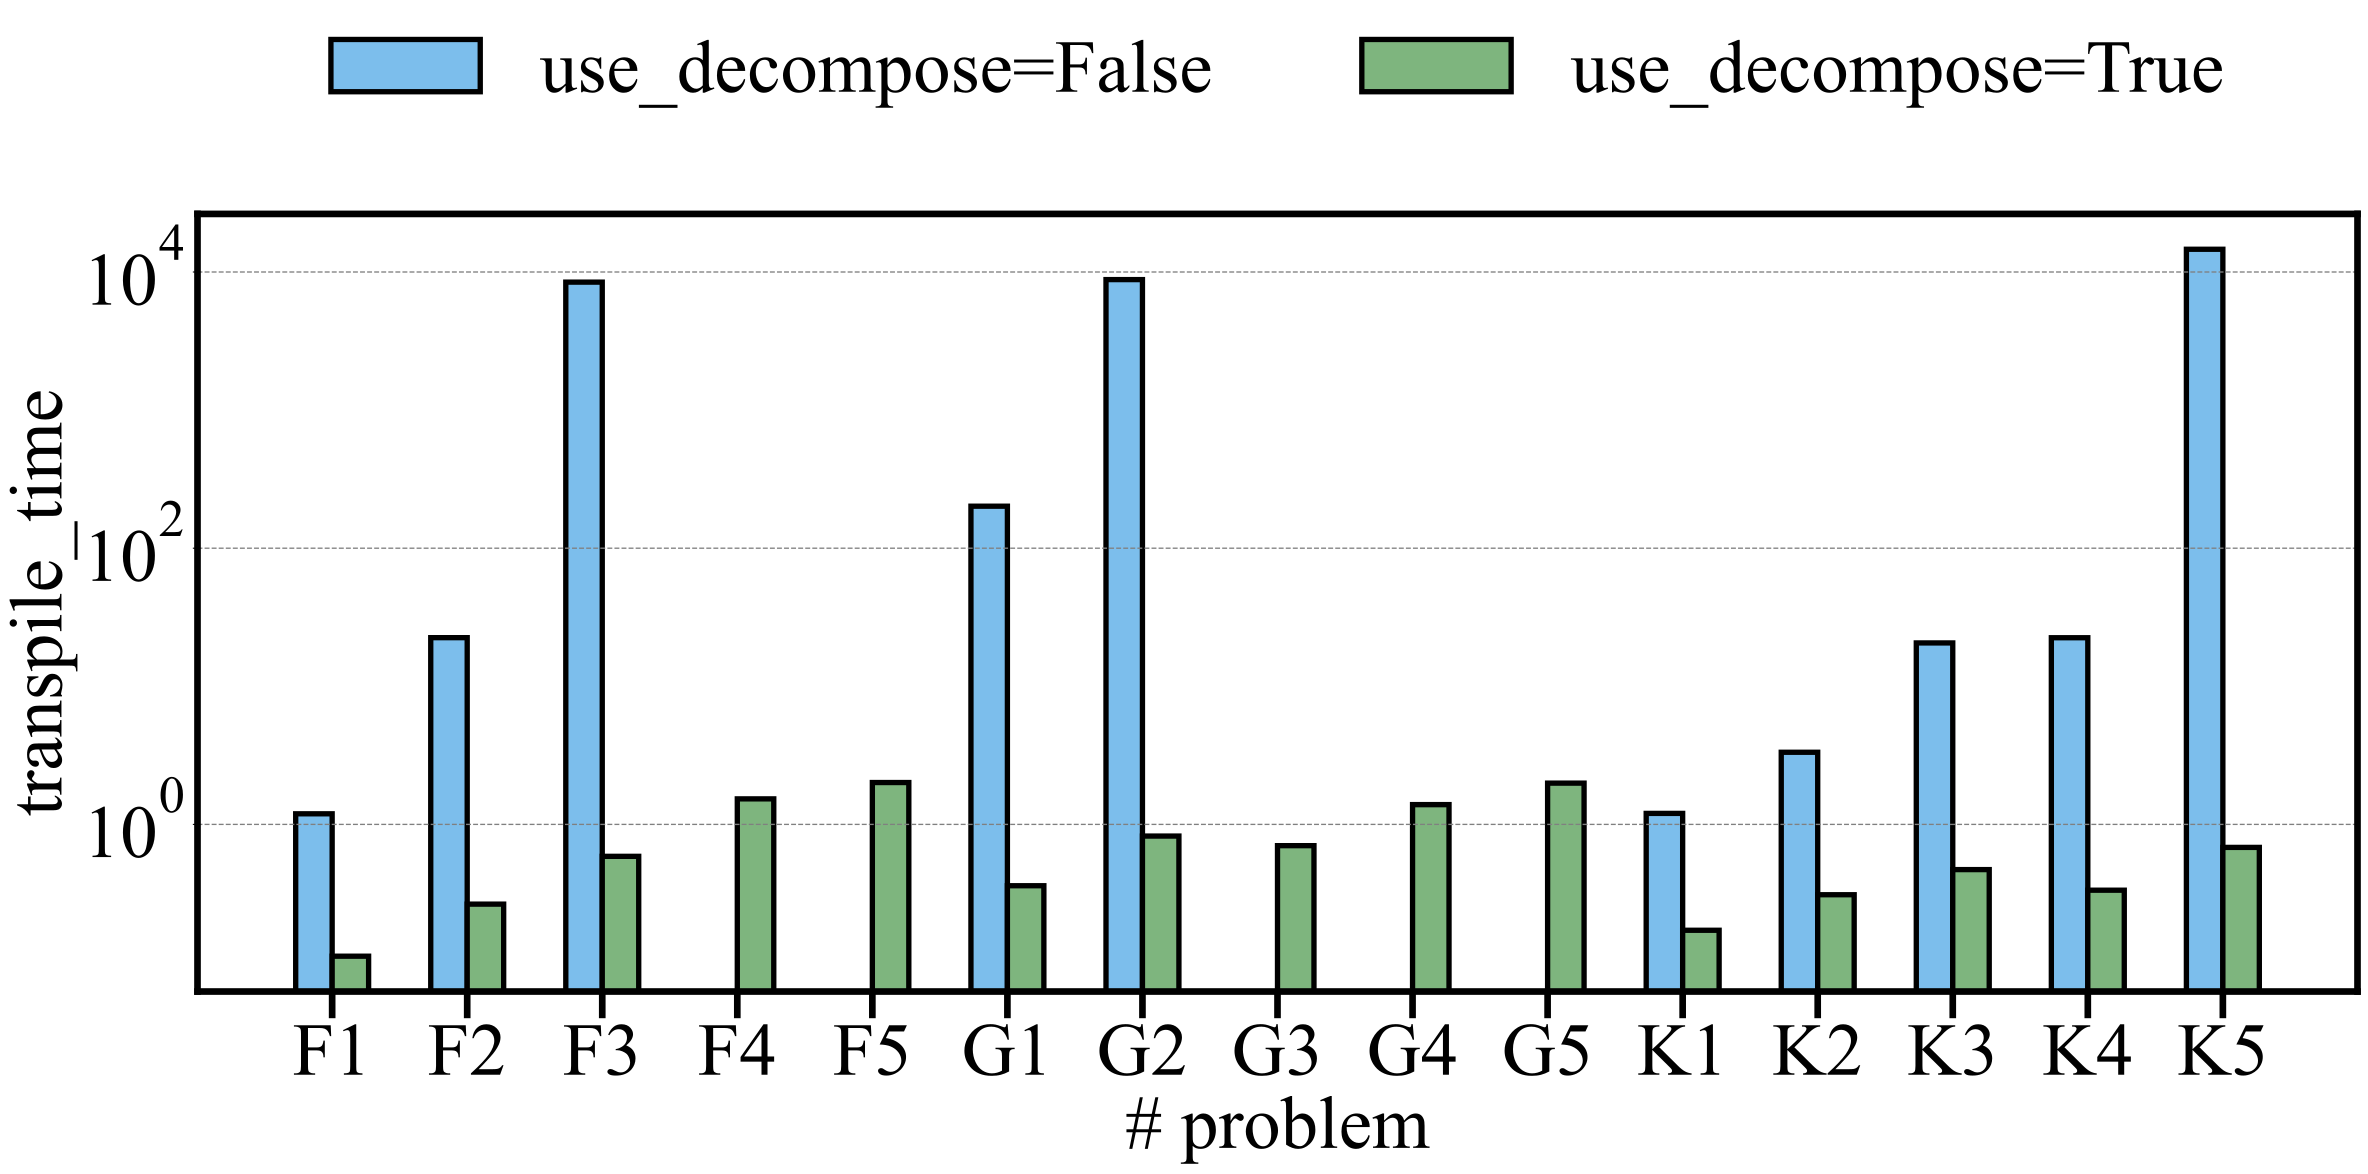

Recreate this plot in Python.
import os
import pandas as pd
import matplotlib.pyplot as plt
import matplotlib as mpl

def plot_results(respath):
    data = pd.read_csv(f"../../data/{respath}.csv")
    
    # Convert columns with 'memory_error' to NaN
    data = data.apply(pd.to_numeric, errors='coerce')
    
    data_false = data[data['use_decompose'] == False]
    data_true = data[data['use_decompose'] == True]

    scale = 0.9
    fig, axes = plt.subplots(figsize=(25*scale, 9*scale))

    mpl.rcParams.update({
        'pdf.fonttype': 42,
        'ps.fonttype': 42,
        'font.family': 'Times New Roman',
        'font.size': 56,
        'axes.unicode_minus': False,
        'mathtext.fontset': 'custom',
        'mathtext.rm': 'Times New Roman',
        'mathtext.it': 'Times New Roman:italic',
        'mathtext.bf': 'Times New Roman:bold',
        'axes.linewidth': 5,
        'xtick.major.size': 20,
        'xtick.major.width': 10,
    })
    bar_width =  0.27
    bar_key = "transpile_time"
    axes = plt.axes([0, 0, 1, 1])
    colors = ["#7CBEEC", "#7EB57E", "#FF6F45", "#3274A1"]
    
    datamean_false = (
        data_false.groupby("pid")
        .mean()
        .reset_index()
        .sort_values("pid")
    )
    datamean_true = (
        data_true.groupby("pid")
        .mean()
        .reset_index()
        .sort_values("pid")
    )
    
    axes.bar(
        datamean_false.index - bar_width / 2,
        datamean_false[bar_key],
        color=colors[0],
        label="use_decompose=False",
        linewidth=4,
        width=bar_width,
        edgecolor='black',
    )
    axes.bar(
        datamean_true.index + bar_width / 2,
        datamean_true[bar_key],
        color=colors[1],
        label="use_decompose=True",
        linewidth=4,
        width=bar_width,
        edgecolor='black',
    )
    axes.set_yscale("log")
    # axes.set_yticks([1, 100, 10000, 1000000])
    prob_lab = [prob + str(idx) for prob in ["F", "G", "K"] for idx in range(1, 6)]
    axes.tick_params(axis="x", which="major", width=5, length=20)
    axes.set_xticks(datamean_false.index)
    axes.set_xticklabels([prob_lab[idx] for idx in datamean_false.pid])
    axes.grid(axis="y", color="gray", linestyle="--", linewidth=1)
    axes.set_xlabel("# problem")
    axes.set_ylabel(bar_key)
    axes.legend(frameon=False, bbox_to_anchor=(0.5, 1.05), loc='lower center', ncol=2)

    script_path = os.path.abspath(__file__)
    new_path = script_path[:-3]
    fig.savefig(f"{new_path}.svg", dpi=600, format="svg", bbox_inches="tight")

plot_results('decompose/mp_evaluate')
